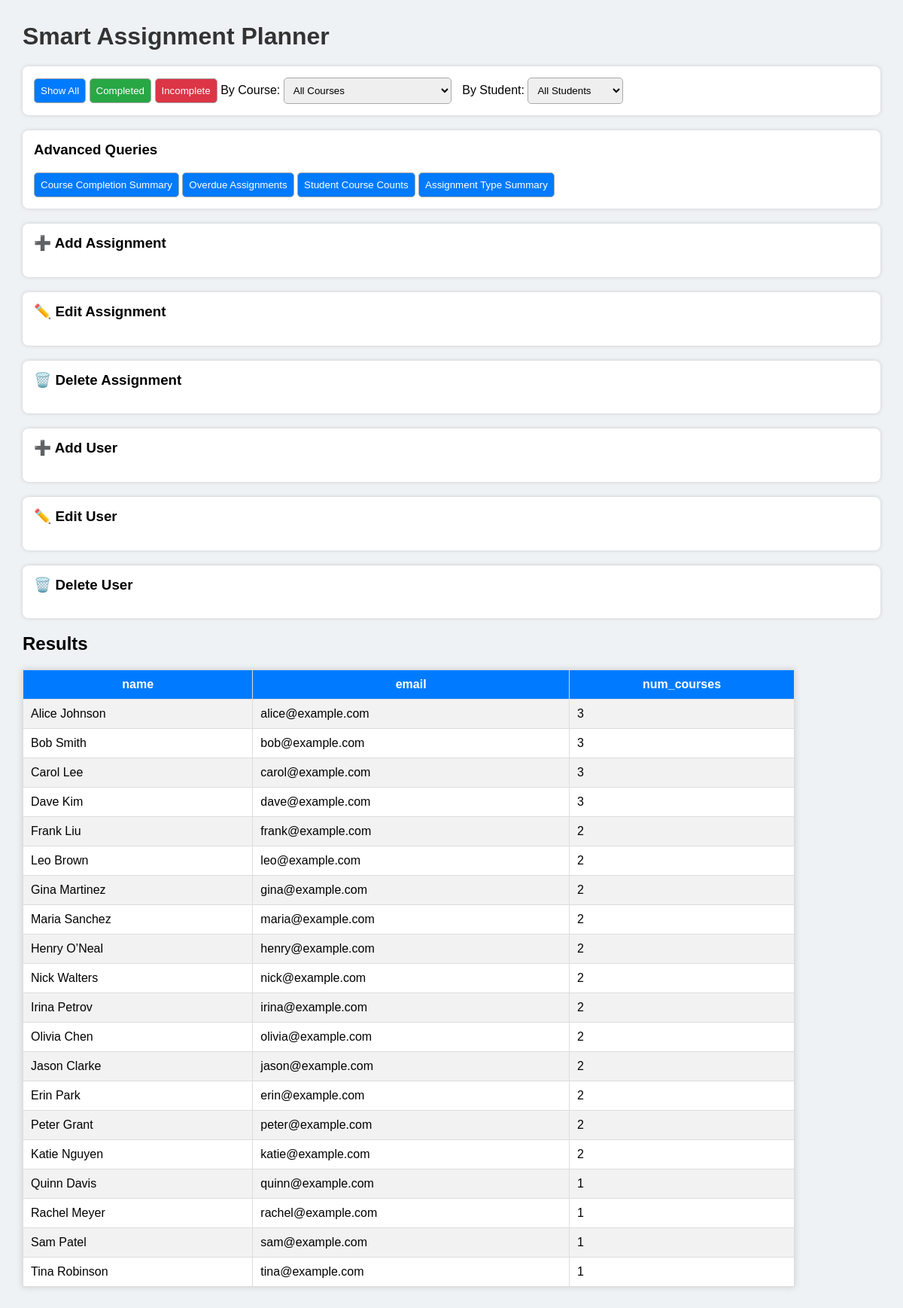
/index.php?query=students, run on the app's committed database.
### tables this page shows
CREATE TABLE `User` (
    email VARCHAR(100) PRIMARY KEY,
    name VARCHAR(100) NOT NULL
);

### index.php (the view, shortened to what this page needs)
<?php
$servername = "localhost";
$username   = "phpuser";
$password   = "StrongPass123";
$database   = "smart_assignment_planner";
$conn = new mysqli($servername, $username, $password, $database);
$queryMode = $_GET['query'] ?? '';
$baseQuery = "SELECT A.assignment_id, A.name, A.due_date, A.completion_status, C.course_name
              FROM Assignment A
              JOIN Course C ON A.course_id = C.course_id";
$where = [];
if (!empty($where))
    $sql = $baseQuery ." WHERE ". implode(" AND ", $where) ." ORDER BY A.due_date ASC";
else
    $sql = $baseQuery ." ORDER BY A.due_date ASC";
function runSpecialQuery($conn, $queryMode)
{
    switch ($queryMode) {
        case "students":
            return $conn->query("
                SELECT U.name, U.email, COUNT(T.course_id) AS num_courses
                FROM User U
                LEFT JOIN Takes T ON U.email = T.email
                GROUP BY U.email
                ORDER BY num_courses DESC;
            ");
    }
}
$specialResult = ($queryMode !== '') ? runSpecialQuery($conn, $queryMode) : null;
$mainResult = $conn->query($sql);
?>
<!DOCTYPE html>
<html>
<head>
</head>
<body>
<h1>Smart Assignment Planner</h1>
<div class="section">
    <form method="GET" style="display:inline;">
        <button name="filter" value="all">Show All</button>
    </form>
    <form method="GET" style="display:inline;">
        <button name="filter" value="completed" style="background:#28a745;">Completed</button>
    </form>
    <form method="GET" style="display:inline;">
        <button name="filter" value="incomplete" style="background:#dc3545;">Incomplete</button>
    </form>
    <form method="GET" style="display:inline;">
        <label>By Course:</label>
        <select name="course" onchange="this.form.submit()">
            <option value="">All Courses</option>
        </select>
        <label style="margin-left:10px;">By Student:</label>
        <select name="student" onchange="this.form.submit()">
            <option value="">All Students</option>
        </select>
    </form>
</div>
<div class="section">
    <h3>Advanced Queries</h3>
    <a href="index.php?query=summary"><button>Course Completion Summary</button></a>
    <a href="index.php?query=overdue"><button>Overdue Assignments</button></a>
    <a href="index.php?query=students"><button>Student Course Counts</button></a>
    <a href="index.php?query=types"><button>Assignment Type Summary</button></a>
</div>
<div class="section">
    <h3 onclick="toggle('addA')">➕ Add Assignment</h3>
</div>
<div class="section">
    <h3 onclick="toggle('editA')">✏️ Edit Assignment</h3>
</div>
<div class="section">
    <h3 onclick="toggle('delA')">🗑️ Delete Assignment</h3>
</div>
<div class="section">
    <h3 onclick="toggle('addU')">➕ Add User</h3>
</div>
<div class="section">
    <h3 onclick="toggle('editU')">✏️ Edit User</h3>
</div>
<div class="section">
    <h3 onclick="toggle('delU')">🗑️ Delete User</h3>
</div>
<h2>Results</h2>
<?php
$resultToShow = ($specialResult) ? $specialResult : $mainResult;
if ($resultToShow && $resultToShow->num_rows > 0):
?>
<table>
    <tr>
        <?php foreach($resultToShow->fetch_fields() as $field): ?>
            <th><?= $field->name ?></th>
        <?php endforeach; ?>
    </tr>
    <?php while($row = $resultToShow->fetch_assoc()): ?>
        <tr>
            <?php foreach($row as $col): ?>
                <td><?= htmlspecialchars($col) ?></td>
            <?php endforeach; ?>
        </tr>
    <?php endwhile; ?>
</table>
<?php else: ?>
<p>No results.</p>
<?php endif; ?>
</body>
</html>

### index.php (style rules this page uses)
body { font-family: Arial,sans-serif; margin: 30px; background:#eef2f5; }
h1 { color:#333; }
button, select, input[type=text], input[type=date] { padding:8px; border-radius:5px; border:1px solid #aaa; }
button { background:#007bff; color:white; cursor:pointer; }
.section { margin:20px 0; padding:15px; background:white; border-radius:8px; box-shadow:0 0 5px #ccc; }
.section h3 { cursor:pointer; margin-top:0; }
table { border-collapse:collapse; width:90%; background:white; margin-top:20px; box-shadow:0 0 8px #ccc; }
th,td { padding:10px; border:1px solid #ddd; }
th { background:#007bff; color:white; }
tr:nth-child(even) { background:#f2f2f2; }

### data on the page
user: name "Alice Johnson", email "alice@example.com", col "3"
user: name "Bob Smith", email "bob@example.com", col "3"
user: name "Carol Lee", email "carol@example.com", col "3"
user: name "Dave Kim", email "dave@example.com", col "3"
user: name "Frank Liu", email "frank@example.com", col "2"
user: name "Leo Brown", email "leo@example.com", col "2"
user: name "Gina Martinez", email "gina@example.com", col "2"
user: name "Maria Sanchez", email "maria@example.com", col "2"
user: name "Henry O’Neal", email "henry@example.com", col "2"
user: name "Nick Walters", email "nick@example.com", col "2"
user: name "Irina Petrov", email "irina@example.com", col "2"
user: name "Olivia Chen", email "olivia@example.com", col "2"
user: name "Jason Clarke", email "jason@example.com", col "2"
user: name "Erin Park", email "erin@example.com", col "2"
user: name "Peter Grant", email "peter@example.com", col "2"
user: name "Katie Nguyen", email "katie@example.com", col "2"
user: name "Quinn Davis", email "quinn@example.com", col "1"
user: name "Rachel Meyer", email "rachel@example.com", col "1"
user: name "Sam Patel", email "sam@example.com", col "1"
user: name "Tina Robinson", email "tina@example.com", col "1"

### other printed values
$field->name "name"
$field->name "email"
$field->name "num_courses"
